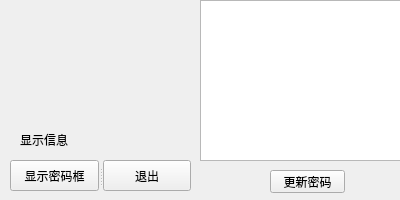
<?xml version="1.0" encoding="UTF-8"?>
<ui version="4.0">
 <class>Form</class>
 <widget class="QWidget" name="Form">
  <property name="geometry">
   <rect>
    <x>0</x>
    <y>0</y>
    <width>400</width>
    <height>200</height>
   </rect>
  </property>
  <property name="windowTitle">
   <string>only unzip</string>
  </property>
  <widget class="QLabel" name="label_info">
   <property name="geometry">
    <rect>
     <x>20</x>
     <y>130</y>
     <width>141</width>
     <height>20</height>
    </rect>
   </property>
   <property name="text">
    <string>显示信息</string>
   </property>
  </widget>
  <widget class="QTextEdit" name="text_edit_password">
   <property name="geometry">
    <rect>
     <x>200</x>
     <y>0</y>
     <width>201</width>
     <height>161</height>
    </rect>
   </property>
  </widget>
  <widget class="QSplitter" name="splitter">
   <property name="geometry">
    <rect>
     <x>10</x>
     <y>160</y>
     <width>181</width>
     <height>31</height>
    </rect>
   </property>
   <property name="orientation">
    <enum>Qt::Horizontal</enum>
   </property>
   <widget class="QPushButton" name="button_password">
    <property name="text">
     <string>显示密码框</string>
    </property>
   </widget>
   <widget class="QPushButton" name="button_quit">
    <property name="text">
     <string>退出</string>
    </property>
   </widget>
  </widget>
  <widget class="QWidget" name="verticalLayoutWidget">
   <property name="geometry">
    <rect>
     <x>0</x>
     <y>0</y>
     <width>201</width>
     <height>131</height>
    </rect>
   </property>
   <layout class="QVBoxLayout" name="layout_label"/>
  </widget>
  <widget class="QPushButton" name="button_update">
   <property name="geometry">
    <rect>
     <x>270</x>
     <y>170</y>
     <width>75</width>
     <height>23</height>
    </rect>
   </property>
   <property name="text">
    <string>更新密码</string>
   </property>
  </widget>
 </widget>
 <resources/>
 <connections/>
</ui>
